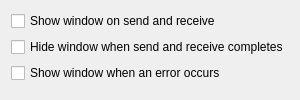
<?xml version="1.0" encoding="UTF-8"?>
<ui version="4.0">
 <class>SettingsOperations</class>
 <widget class="QWidget" name="SettingsOperations">
  <layout class="QFormLayout" name="form">
   <item row="0" column="0" colspan="2">
    <widget class="QCheckBox" name="operationsShow">
     <property name="text">
      <string>Show window on send and receive</string>
     </property>
    </widget>
   </item>
   <item row="1" column="0" colspan="2">
    <widget class="QCheckBox" name="operationsHide">
     <property name="text">
      <string>Hide window when send and receive completes</string>
     </property>
    </widget>
   </item>
   <item row="2" column="0" colspan="2">
    <widget class="QCheckBox" name="operationsError">
     <property name="text">
      <string>Show window when an error occurs</string>
     </property>
    </widget>
   </item>
  </layout>
 </widget>
 <resources/>
 <connections/>
</ui>
